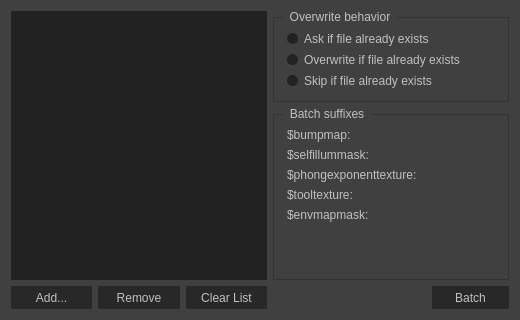
<?xml version="1.0" encoding="UTF-8"?>
<ui version="4.0">
 <class>BatchDialog</class>
 <widget class="QDialog" name="BatchDialog">
  <property name="geometry">
   <rect>
    <x>0</x>
    <y>0</y>
    <width>520</width>
    <height>320</height>
   </rect>
  </property>
  <property name="windowTitle">
   <string>Select images for the creation of VMTs</string>
  </property>
  <property name="styleSheet">
   <string notr="true">QWidget
{
	font: 9pt &quot;Segoe UI&quot;;
    color: silver;
    background-color: #404040;
   
}

QGroupBox {
    border: 1px solid #333;
    margin-top: 6px;
	padding: 4px;
} 

QGroupBox::title {
    subcontrol-origin: margin;
    left: 10px;
	bottom: 1px;
	padding-left: 5px;
    padding-right: 5px;	
}

QWidget:disabled
{
  color: #505050;
    
}

QLineEdit
{
    background-color: #222;
    padding: 2px;
    border-style: solid;
    border: 1px solid #555;
        color: silver;
}

GLWidget {
	border: 0px solid #555;
}

QLineEdit
{
    background-color: #222;
    padding: 2px;
    border-style: solid;
    border: 1px solid #222;
    color: silver;
}

QLineEdit:disabled
{
    background-color: #333;
    padding: 2px;
    border-style: solid;
    border: 1px solid #333;
    color: silver;
}

QScrollBar:horizontal
{
    height: 15px;
    margin: 0px 15px 0px 15px;
    border: 0px ;
    background-color: #222;
}

QScrollBar::handle:horizontal
{
    background-color: #333;
    min-width: 5px;
   }

QScrollBar::sub-line:horizontal
{
    border-image: url(:/qss_icons/rc/scrollrt.png);
    width: 15px;
    height: 15px;
	background-color:  #222;
    subcontrol-position: right;
    subcontrol-origin: margin;
}

QScrollBar::add-line:horizontal
{
    border-image: url(:/qss_icons/rc/scrolllf.png);
    height: 15px;
    width: 15px;
	background-color:  #222;
    subcontrol-position: left;
    subcontrol-origin: margin;
}

QScrollBar::sub-line:horizontal:hover,QScrollBar::sub-line:horizontal:on
{
    background-color:  #333;
    height: 15px;
    width: 15px;
    subcontrol-position: right;
    subcontrol-origin: margin;
}


QScrollBar::add-line:horizontal:hover, QScrollBar::add-line:horizontal:on
{
    background-color:  #333;
    height: 15px;
    width: 15px;
    subcontrol-position: left;
    subcontrol-origin: margin;
}

QScrollBar::up-arrow:horizontal, QScrollBar::down-arrow:horizontal
{
    background: none;
}


QScrollBar::add-page:horizontal, QScrollBar::sub-page:horizontal
{
    background: none;
}

/* Vertical scroll bar, works fine */


QScrollBar:vertical
{
    background-color:  #222;
    width: 15px;
    margin: 15px 0 15px 0;
    border: 0px solid #222;
    
}

QScrollBar::handle:vertical
{
    background-color: #333;
    min-height: 5px;
   
}

QScrollBar::sub-line:vertical
{
    border-image: url(:/qss_icons/rc/scrollup.png);
	background-color:  #222;
    height: 15px;
    width: 15px;
    subcontrol-position: top;
    subcontrol-origin: margin;
}

QScrollBar::add-line:vertical
{
   
    border-image: url(:/qss_icons/rc/scrolldn.png);
	background-color:  #222;
    height: 15px;
    width: 15px;
    subcontrol-position: bottom;
    subcontrol-origin: margin;
}

QScrollBar::sub-line:vertical:hover,QScrollBar::sub-line:vertical:on
{

    background-color:  #333;
    height: 15px;
    width: 15px;
    subcontrol-position: top;
    subcontrol-origin: margin;
}


QScrollBar::add-line:vertical:hover, QScrollBar::add-line:vertical:on
{
    background-color:  #333;
    height: 15px;
    width: 15px;
    subcontrol-position: bottom;
    subcontrol-origin: margin;
}

QScrollBar::up-arrow:vertical, QScrollBar::down-arrow:vertical
{
    background: none;
}


QScrollBar::add-page:vertical, QScrollBar::sub-page:vertical
{
    background: none;
}

/* Different edits */

QTextEdit
{
    background-color: #222;
    color: silver;
    border: 1px solid #222;
}

QPlainTextEdit
{
    background-color: #222;
    color: silver;
    border: 0px solid #555;
	border-radius: 0px;
}

/* Suspicious stuff 

QHeaderView::section
{
    background-color: #3A3939;
    color: silver;
    padding-left: 4px;
    border: 1px solid #6c6c6c;
}

/* */


QCheckBox:disabled
{
    color: #505050;
}

QSizeGrip {
    image: url(:/qss_icons/rc/sizegrip.png);
    width: 12px;
    height: 12px;
}

/* Separators and shit */

QMainWindow::separator
{
    background-color: #333;
    color: white;
    padding-left: 4px;
    spacing: 2px;
    border: 0px dashed #3A3939;
}

QMainWindow::separator:hover
{
    color: white;
    padding-left: 4px;
    border: 0px solid #3A3939;
    spacing: 2px;
}

/* Radio buttons */


QRadioButton::indicator:checked, QRadioButton::indicator:unchecked{
    color: #b1b1b1;
    background-color: #222;
    border: 1px solid #222;
    border-radius: 5px;
}



QRadioButton::indicator:checked
{
    background-color: qradialgradient(
    cx: 0.5, cy: 0.5,
    fx: 0.5, fy: 0.5,
    radius: 1.0,
    stop: 0.2 #888,
    stop: 0.3 #222
    );
}

QRadioButton::indicator
{
    border-radius: 7px;
    width: 9px;
    height: 9px;
}


QRadioButton::indicator:hover, QCheckBox::indicator:hover
{
	background-color: #151515;
    border: 1px solid #151515;
}

QCheckBox::indicator{
    color: #b1b1b1;
    background-color: #222;
    border: 1px solid #222;
    width: 11px;
    height: 11px;
}

QRadioButton::indicator:checked:hover
{
    background-color: qradialgradient(
    cx: 0.5, cy: 0.5,
    fx: 0.5, fy: 0.5,
    radius: 1.0,
    stop: 0.2 #888,
    stop: 0.3 #151515
    );
}

QCheckBox::indicator:checked
{
    image:url(:/qss_icons/rc/checkbox.png);
}

QCheckBox::indicator:disabled, QRadioButton::indicator:disabled
{
    border: 1px solid #222;
}

QFrame
{
    border-radius: 0px;
}

/* what is this 

QStackedWidget
{
    border: none;
}

/* toolbar, do we use toolbar? */

QToolBar {
    border: 0px solid #393838;
    background: 1px solid #333;
    font-weight: bold;
}

QToolBar::handle:horizontal {
    image: url(:/qss_icons/rc/Hmovetoolbar.png);
}
QToolBar::handle:vertical {
    image: url(:/qss_icons/rc/Vmovetoolbar.png);
}
QToolBar::separator:horizontal {
    image: url(:/qss_icons/rc/Hsepartoolbar.png);
}
QToolBar::separator:vertical {
    image: url(:/qss_icons/rc/Vsepartoolbars.png);
}

/* Buttons, both are the same */


QToolButton
{
    color: silver;
    background-color: #333;
    border-width: 1px;
    border-color: #333;
    border-style: solid;
 	padding: 2px;
    height: 19px;
}

QToolButton:disabled
{
    background-color:#333;
    border-width: 1px;
    border-color: #333;
    border-style: solid;
  	padding: 2px;
    color: #3A3939;
}

QToolButton:hover
{
    background-color:#222;
	border-color: #222;
}


QPushButton
{
    color: silver;
    background-color: #282828;
    border-width: 1px;
    border-color: #282828;
    border-style: solid;
    padding-top: 5px;
	min-width: 65px;
    padding-bottom: 5px;
    padding-left: 5px;
    padding-right: 5px;
   
}

QPushButton:disabled
{
    background-color:#505050;
    border-width: 1px;
    border-color: #505050;
    border-style: solid;
    padding-top: 5px;
    padding-bottom: 5px;
	min-width: 65px;
    padding-left: 5px;
    padding-right: 5px;
    color: #3A3939;
}

QPushButton:focus
{
	background-color: #2e3844;
	border-color: #2e3844;
}

QPushButton:hover
{
    background-color: #151515;
	border-color: #151515
}

QComboBox
{
    selection-background-color: #222;
    background-color: #222;
    border-style: solid;
    border: 1px solid #222;
    border-radius: 0px;
    padding: 2px;
	padding-left: 4px;
	outline: 0;
}

/* Make stuff light up on hover */


QComboBox:hover,QAbstractSpinBox:hover,QLineEdit:hover,QAbstractView:hover,QTreeView:hover
{
	background-color: #151515;
	border-color: #151515;
    color: silver;
}

QTextEdit:hover
{	
	border-color: #151515;
	background-color: #151515;
}

QComboBox:on
{
    background-color: #222;
    padding-top: 2px;
    padding-left: 4px;
    selection-background-color: #4a4a4a;
}

/* No idea */


QComboBox QAbstractItemView
{
    background-color: #222;
    border-radius: 0px;
    border: 1px solid #222;
    selection-background-color: #2e3844;
	outline: 0;
	
}

QComboBox::drop-down
{
    subcontrol-origin: padding;
    subcontrol-position: top right;
    width: 15px;
	padding: 4px;
    border-left-width: 0px;
    border-left-color: darkgray;
    border-left-style: solid;
    border-top-right-radius: 0px;
    border-bottom-right-radius: 0px;
}

QComboBox::down-arrow
{
    image: url(:/qss_icons/rc/gopen.png);
}

QComboBox::down-arrow:on, QComboBox::down-arrow:hover,
QComboBox::down-arrow:focus
{
    image: url(:/qss_icons/rc/gopen.png);
}

QPushButton:pressed
{
    background-color: #111;
}

/* Spinboxes */

QAbstractSpinBox {
    padding-top: 0px;
    padding-bottom: 0px;
	min-height:  21px;
    border: 1px solid #222;
    background-color: #222;
    color: silver;
}

QAbstractSpinBox:up-button
{
    background-color: #333;
	 border: 0px solid #333;  
	width: 20px;
	subcontrol-position: top right;
}

QAbstractSpinBox:down-button
{
    background-color: #333;
    width: 20px;
	 border: 0px solid #333;
    subcontrol-position: bottom right;
}

QAbstractSpinBox:up-button:disabled
{
    background-color: #333;
	 border: 0px solid #333;  
	width: 20px;
	subcontrol-position: top right;
}

QAbstractSpinBox:down-button:disabled
{
    background-color: #333;
    width: 20px;
	 border: 0px solid #333;
    subcontrol-position: bottom right;
}

QAbstractSpinBox::up-arrow,QAbstractSpinBox::up-arrow:disabled,QAbstractSpinBox::up-arrow:off {
    image: url(:/qss_icons/rc/up_arrow_disabled.png);
    width: 20px;
    height: 10px;
}

QAbstractSpinBox::up-arrow:hover
{
    background-color: #444;
}


QAbstractSpinBox::down-arrow,QAbstractSpinBox::down-arrow:disabled,QAbstractSpinBox::down-arrow:off
{
    image: url(:/qss_icons/rc/down_arrow_disabled.png);
    width: 20px;
    height: 10px;
}
QAbstractSpinBox::down-arrow:hover
{
    background-color: #444;
}


QLabel
{
    border: 0px solid black;
}

/* Dock widgets */

QDockWidget
{
    color: silver;
    titlebar-close-icon: url(:/qss_icons/rc/close.png);
    titlebar-normal-icon: url(:/qss_icons/rc/undock.png);
}

QDockWidget::title
{
    border: 0px solid #404040;
    border-bottom: #444;
    text-align: left;
    spacing: 2px;
	padding-top: 5px;
	padding-bottom: 5px;
	margin-bottom: 0px;
    background-color: #404040;
    background-image: none;
    padding-left: 10px;
}


QDockWidget {
    border: 0px solid lightgray;
    titlebar-close-icon: url(:/qss_icons/rc/close.png);
    titlebar-normal-icon: url(:/qss_icons/rc/undock.png);
}

QDockWidget::close-button, QDockWidget::float-button {
    border: 0px solid transparent;
    border-radius: 0px;
    background: transparent;
    icon-size: 10px;
}

QDockWidget::close-button:hover, QDockWidget::float-button:hover {
    background: #3A3939;
}

QDockWidget::close-button:pressed, QDockWidget::float-button:pressed {
    padding: 1px -1px -1px 1px;
}

/* We don't grow trees here 

QTreeView, QListView, QTableView
{
    border: 1px solid #3A3939;
    background-color: #201F1F;
}

QTreeView:branch:selected, QTreeView:branch:hover
{
    background: url(:/qss_icons/rc/transparent.png);
}

QTreeView::branch:has-siblings:!adjoins-item {
    border-image: url(:/qss_icons/rc/transparent.png);
}

QTreeView::branch:has-siblings:adjoins-item {
    border-image: url(:/qss_icons/rc/transparent.png);
}

QTreeView::branch:!has-children:!has-siblings:adjoins-item {
    border-image: url(:/qss_icons/rc/transparent.png);
}

QTreeView::branch:has-children:!has-siblings:closed,
QTreeView::branch:closed:has-children:has-siblings {
    image: url(:/qss_icons/rc/branch_closed.png);
}

QTreeView::branch:open:has-children:!has-siblings,
QTreeView::branch:open:has-children:has-siblings {
    image: url(:/qss_icons/rc/branch_open.png);
}

QTreeView::branch:has-children:!has-siblings:closed:hover,
QTreeView::branch:closed:has-children:has-siblings:hover {
    image: url(:/qss_icons/rc/branch_closed-on.png);
    }

QTreeView::branch:open:has-children:!has-siblings:hover,
QTreeView::branch:open:has-children:has-siblings:hover {
    image: url(:/qss_icons/rc/branch_open-on.png);
    }

/* slider horizontal, works */


QSlider::groove:horizontal {
    border: 1px solid #222;
    height: 5px;
    background: #222;
    margin: 2px 0;
    
}

QSlider:selected, QTabBar:tab:selected {
    border: 0px;
     
}

QSlider::handle:horizontal {
    background: #666;
    border: 1px solid #666;
    width: 5px;
    height: 14px;
    margin: -4px 0;
  
}

QSlider::handle:horizontal:disabled {
    background: #444;
    border: 1px solid #444;
    width: 6px;
    height: 14px;
    margin: -4px 0;
  
}


/* Slider vertical, doesn't work */

QSlider::groove:vertical {
    border: 1px solid #3A3939;
    width: 8px;
    background: #201F1F;
    margin: 0 0px;
    border-radius: 0px;
}

QSlider::handle:vertical {
    background: QLinearGradient( x1: 0, y1: 0, x2: 0, y2: 1, stop: 0.0 silver,
      stop: 0.2 #a8a8a8, stop: 1 #727272);
    border: 1px solid #3A3939;
    width: 14px;
    height: 14px;
    margin: 0 -4px;
    border-radius: 0px;
}

QScrollBar:horizontal
{
    height: 15px;
    margin: 0px 15px 0px 15px;
    border: 0px ;
    background-color: #222;
}

QScrollBar::handle:horizontal
{
    background-color: #333;
    min-width: 5px;
   }

QScrollBar::handle:horizontal:hover
{
    background-color: #303030;
    min-width: 5px;
   }


QScrollBar::sub-line:horizontal
{
    border-image: url(:/qss_icons/rc/scrollrt.png);
    width: 15px;
    height: 15px;
	background-color:  #222;
    subcontrol-position: right;
    subcontrol-origin: margin;
}

QScrollBar::add-line:horizontal
{
    border-image: url(:/qss_icons/rc/scrolllf.png);
    height: 15px;
    width: 15px;
	background-color:  #222;
    subcontrol-position: left;
    subcontrol-origin: margin;
}

QScrollBar::sub-line:horizontal:hover,QScrollBar::sub-line:horizontal:on
{
    background-color:  #151515;
    height: 15px;
    width: 15px;
    subcontrol-position: right;
    subcontrol-origin: margin;
}


QScrollBar::add-line:horizontal:hover, QScrollBar::add-line:horizontal:on
{
    background-color:  #151515;
    height: 15px;
    width: 15px;
    subcontrol-position: left;
    subcontrol-origin: margin;
}

QScrollBar::up-arrow:horizontal, QScrollBar::down-arrow:horizontal
{
    background: none;
}


QScrollBar::add-page:horizontal, QScrollBar::sub-page:horizontal
{
    background: none;
}

/* Vertical scroll bar, works fine */


QScrollBar:vertical
{
    background-color:  #222;
    width: 15px;
    margin: 15px 0 15px 0;
    border: 0px solid #222;
    
}

QScrollBar::handle:vertical
{
    background-color: #333;
    min-height: 5px;
}

QScrollBar::handle:vertical:hover
{
    background-color: #303030;
    min-height: 5px;
}

QScrollBar::sub-line:vertical
{
    border-image: url(:/qss_icons/rc/scrollup.png);
	background-color:  #222;
    height: 15px;
    width: 15px;
    subcontrol-position: top;
    subcontrol-origin: margin;
}

QScrollBar::add-line:vertical
{
   
    border-image: url(:/qss_icons/rc/scrolldn.png);
	background-color:  #222;
    height: 15px;
    width: 15px;
    subcontrol-position: bottom;
    subcontrol-origin: margin;
}

QScrollBar::sub-line:vertical:hover,QScrollBar::sub-line:vertical:on
{

    background-color:  #151515;
    height: 15px;
    width: 15px;
    subcontrol-position: top;
    subcontrol-origin: margin;
}


QScrollBar::add-line:vertical:hover, QScrollBar::add-line:vertical:on
{
    background-color:  #151515;
    height: 15px;
    width: 15px;
    subcontrol-position: bottom;
    subcontrol-origin: margin;
}

QScrollBar::up-arrow:vertical, QScrollBar::down-arrow:vertical
{
    background: none;
}


QScrollBar::add-page:vertical, QScrollBar::sub-page:vertical
{
    background: none;
}</string>
  </property>
  <property name="modal">
   <bool>true</bool>
  </property>
  <layout class="QGridLayout" name="gridLayout">
   <item row="2" column="0">
    <layout class="QGridLayout" name="gridLayout_7">
     <item row="0" column="0">
      <widget class="QPushButton" name="pushButton_browseImage">
       <property name="minimumSize">
        <size>
         <width>77</width>
         <height>23</height>
        </size>
       </property>
       <property name="maximumSize">
        <size>
         <width>16777215</width>
         <height>23</height>
        </size>
       </property>
       <property name="text">
        <string>Add...</string>
       </property>
      </widget>
     </item>
     <item row="0" column="1">
      <widget class="QPushButton" name="pushButton_removeImage">
       <property name="minimumSize">
        <size>
         <width>77</width>
         <height>23</height>
        </size>
       </property>
       <property name="maximumSize">
        <size>
         <width>16777215</width>
         <height>23</height>
        </size>
       </property>
       <property name="text">
        <string>Remove</string>
       </property>
      </widget>
     </item>
     <item row="0" column="2">
      <widget class="QPushButton" name="pushButton_clearList">
       <property name="minimumSize">
        <size>
         <width>77</width>
         <height>23</height>
        </size>
       </property>
       <property name="maximumSize">
        <size>
         <width>16777215</width>
         <height>23</height>
        </size>
       </property>
       <property name="text">
        <string>Clear List</string>
       </property>
      </widget>
     </item>
    </layout>
   </item>
   <item row="2" column="1">
    <layout class="QHBoxLayout" name="horizontalLayout">
     <item>
      <spacer name="horizontalSpacer">
       <property name="orientation">
        <enum>Qt::Horizontal</enum>
       </property>
       <property name="sizeHint" stdset="0">
        <size>
         <width>40</width>
         <height>20</height>
        </size>
       </property>
      </spacer>
     </item>
     <item>
      <widget class="QPushButton" name="pushButton_batch">
       <property name="minimumSize">
        <size>
         <width>77</width>
         <height>23</height>
        </size>
       </property>
       <property name="maximumSize">
        <size>
         <width>16777215</width>
         <height>23</height>
        </size>
       </property>
       <property name="text">
        <string>Batch</string>
       </property>
      </widget>
     </item>
    </layout>
   </item>
   <item row="0" column="1" rowspan="2">
    <layout class="QGridLayout" name="gridLayout_2">
     <item row="2" column="0">
      <widget class="QGroupBox" name="groupBox">
       <property name="sizePolicy">
        <sizepolicy hsizetype="Preferred" vsizetype="Maximum">
         <horstretch>0</horstretch>
         <verstretch>0</verstretch>
        </sizepolicy>
       </property>
       <property name="title">
        <string>Overwrite behavior</string>
       </property>
       <layout class="QVBoxLayout" name="verticalLayout">
        <item>
         <widget class="QRadioButton" name="radioButton_ask">
          <property name="text">
           <string>Ask if file already exists</string>
          </property>
          <property name="checked">
           <bool>true</bool>
          </property>
         </widget>
        </item>
        <item>
         <widget class="QRadioButton" name="radioButton_overwrite">
          <property name="text">
           <string>Overwrite if file already exists</string>
          </property>
         </widget>
        </item>
        <item>
         <widget class="QRadioButton" name="radioButton_skip">
          <property name="text">
           <string>Skip if file already exists</string>
          </property>
         </widget>
        </item>
       </layout>
      </widget>
     </item>
     <item row="3" column="0">
      <widget class="QGroupBox" name="groupBox_2">
       <property name="title">
        <string>Batch suffixes</string>
       </property>
       <layout class="QVBoxLayout" name="verticalLayout_2">
        <item>
         <widget class="QLabel" name="label_bumpmap">
          <property name="text">
           <string>$bumpmap:</string>
          </property>
         </widget>
        </item>
        <item>
         <widget class="QLabel" name="label_selfillummask">
          <property name="text">
           <string>$selfillummask:</string>
          </property>
         </widget>
        </item>
        <item>
         <widget class="QLabel" name="label_phongexponenttexture">
          <property name="text">
           <string>$phongexponenttexture:</string>
          </property>
         </widget>
        </item>
        <item>
         <widget class="QLabel" name="label_tooltexture">
          <property name="text">
           <string>$tooltexture:</string>
          </property>
         </widget>
        </item>
        <item>
         <widget class="QLabel" name="label_envmapmask">
          <property name="text">
           <string>$envmapmask:</string>
          </property>
         </widget>
        </item>
        <item>
         <spacer name="verticalSpacer">
          <property name="orientation">
           <enum>Qt::Vertical</enum>
          </property>
          <property name="sizeHint" stdset="0">
           <size>
            <width>20</width>
            <height>40</height>
           </size>
          </property>
         </spacer>
        </item>
       </layout>
      </widget>
     </item>
    </layout>
   </item>
   <item row="0" column="0" rowspan="2">
    <widget class="QListWidget" name="listWidget_batchFiles">
     <property name="styleSheet">
      <string notr="true">QWidget {
background-color: #222;
border: 1px solid #222;
}</string>
     </property>
    </widget>
   </item>
  </layout>
 </widget>
 <resources/>
 <connections/>
</ui>
